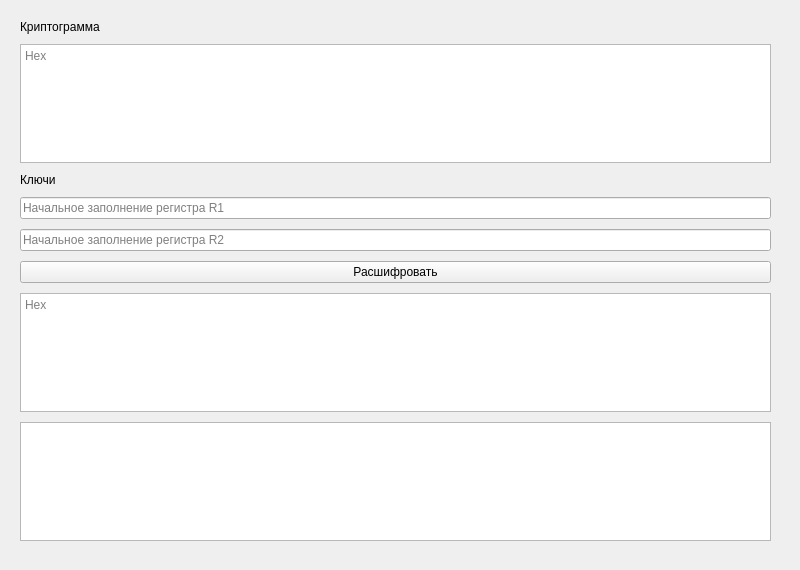
    <widget class="QWidget" name="deciper">
     <attribute name="title">
      <string>Расшифровать</string>
     </attribute>
     <widget class="QWidget" name="verticalLayoutWidget_3">
      <property name="geometry">
       <rect>
        <x>0</x>
        <y>0</y>
        <width>791</width>
        <height>561</height>
       </rect>
      </property>
      <layout class="QVBoxLayout" name="vLayout_3">
       <property name="spacing">
        <number>10</number>
       </property>
       <property name="leftMargin">
        <number>20</number>
       </property>
       <property name="topMargin">
        <number>20</number>
       </property>
       <property name="rightMargin">
        <number>20</number>
       </property>
       <property name="bottomMargin">
        <number>20</number>
       </property>
       <item>
        <widget class="QLabel" name="label_2">
         <property name="text">
          <string>Криптограмма</string>
         </property>
        </widget>
       </item>
       <item>
        <widget class="HexTextEdit" name="cipherTextEdit">
         <property name="html">
          <string>&lt;!DOCTYPE HTML PUBLIC &quot;-//W3C//DTD HTML 4.0//EN&quot; &quot;http://www.w3.org/TR/REC-html40/strict.dtd&quot;&gt;
&lt;html&gt;&lt;head&gt;&lt;meta name=&quot;qrichtext&quot; content=&quot;1&quot; /&gt;&lt;style type=&quot;text/css&quot;&gt;
p, li { white-space: pre-wrap; }
&lt;/style&gt;&lt;/head&gt;&lt;body style=&quot; font-family:'JetBrains Mono'; font-size:14pt; font-weight:600; font-style:normal;&quot;&gt;
&lt;p style=&quot;-qt-paragraph-type:empty; margin-top:0px; margin-bottom:0px; margin-left:0px; margin-right:0px; -qt-block-indent:0; text-indent:0px; font-family:'MuseoSansCyrl-500'; font-weight:400;&quot;&gt;&lt;br /&gt;&lt;/p&gt;&lt;/body&gt;&lt;/html&gt;</string>
         </property>
         <property name="placeholderText">
          <string>Hex</string>
         </property>
        </widget>
       </item>
       <item>
        <widget class="QLabel" name="label_4">
         <property name="text">
          <string>Ключи</string>
         </property>
        </widget>
       </item>
       <item>
        <layout class="QHBoxLayout" name="decR1Layout">
         <item>
          <widget class="QLineEdit" name="decR1SeedLineEdit">
           <property name="inputMask">
            <string/>
           </property>
           <property name="placeholderText">
            <string>Начальное заполнение регистра R1</string>
           </property>
          </widget>
         </item>
        </layout>
       </item>
       <item>
        <layout class="QHBoxLayout" name="decR2Layout">
         <item>
          <widget class="QLineEdit" name="decR2SeedLineEdit">
           <property name="inputMask">
            <string/>
           </property>
           <property name="placeholderText">
            <string>Начальное заполнение регистра R2</string>
           </property>
          </widget>
         </item>
        </layout>
       </item>
       <item>
        <widget class="QPushButton" name="decipherButton">
         <property name="text">
          <string>Расшифровать</string>
         </property>
        </widget>
       </item>
       <item>
        <widget class="QTextBrowser" name="hexPlainTextBrowser_2">
         <property name="placeholderText">
          <string>Hex</string>
         </property>
        </widget>
       </item>
       <item>
        <widget class="QTextBrowser" name="plainTextBrowser">
         <property name="html">
          <string>&lt;!DOCTYPE HTML PUBLIC &quot;-//W3C//DTD HTML 4.0//EN&quot; &quot;http://www.w3.org/TR/REC-html40/strict.dtd&quot;&gt;
&lt;html&gt;&lt;head&gt;&lt;meta name=&quot;qrichtext&quot; content=&quot;1&quot; /&gt;&lt;style type=&quot;text/css&quot;&gt;
p, li { white-space: pre-wrap; }
&lt;/style&gt;&lt;/head&gt;&lt;body style=&quot; font-family:'JetBrains Mono'; font-size:14pt; font-weight:600; font-style:normal;&quot;&gt;
&lt;p style=&quot;-qt-paragraph-type:empty; margin-top:0px; margin-bottom:0px; margin-left:0px; margin-right:0px; -qt-block-indent:0; text-indent:0px; font-family:'MuseoSansCyrl-500'; font-weight:400;&quot;&gt;&lt;br /&gt;&lt;/p&gt;&lt;/body&gt;&lt;/html&gt;</string>
         </property>
        </widget>
       </item>
      </layout>
     </widget>
    </widget>
